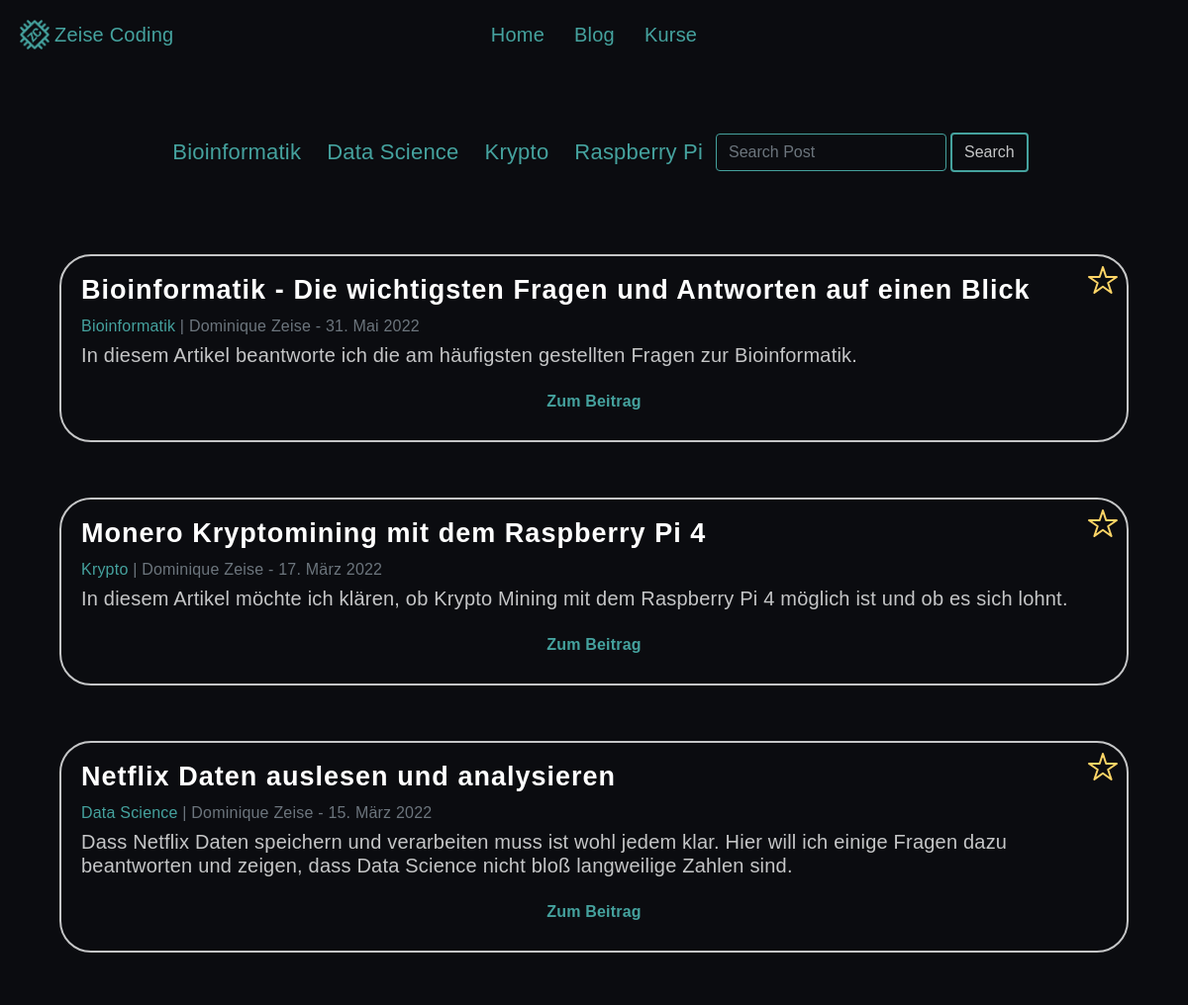
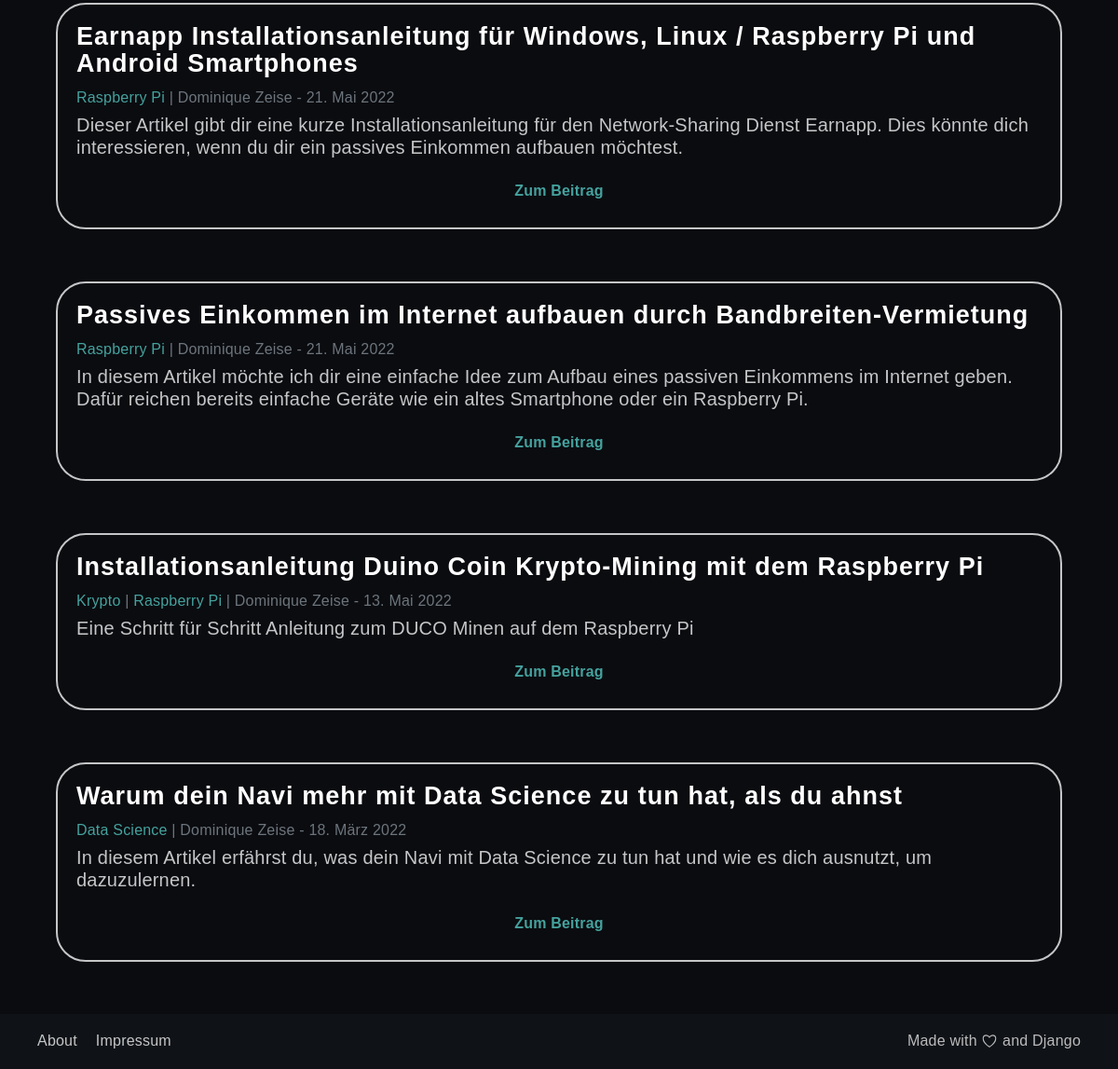
Screenshot of /blog/ with the database file from the repository (2 pictures, top to bottom).
### blog/models.py (models this page shows, shortened)
class Category(models.Model):
    name = models.CharField(max_length=200, unique=True)
    class Meta:
        ordering = ['name']
    def __str__(self):
        return self.name

class Post(models.Model):
    title = models.CharField(max_length=200, unique=True)
    slug = models.SlugField(max_length=200, unique=True)
    author = models.ForeignKey(User, on_delete=models.CASCADE, related_name='author')
    updated_on = models.DateTimeField(auto_now=True)
    categories = models.ManyToManyField(Category, related_name="posts")
    header_image=models.ImageField(blank=True, null=True, upload_to="images/")
    content = RichTextUploadingField(blank=True, null=True)
    created_on = models.DateTimeField(auto_now_add=True)
    status = models.IntegerField(choices=STATUS, default=0)
    likes = models.ManyToManyField(User, default=None, blank=True, related_name='likes')
    snippet = models.CharField(max_length=200)
    pin = models.BooleanField(default=False)
    class Meta:
        ordering = ['-created_on']

### blog/views.py (the view)
# urls.py: path('', views.PostList.as_view(), name='blog-home'),
class PostList(ListView):
    queryset = Post.objects.filter(status=1, pin=False).order_by('-created_on')
    template_name = 'blog_home.html'
    def get_context_data(self, *args, **kwargs):
        categories_menu = Category.objects.all()
        pinned_posts = Post.objects.filter(pin=True)
        context = super(PostList, self).get_context_data(*args, **kwargs)
        context['categories_menu'] = categories_menu
        context['pinned_posts'] = pinned_posts
        return context

### blog/templates/blog_home.html (shortened to what this page needs)
{% extends "base.html" %}
{% load static %}
{% block extrahead %}
<link rel="stylesheet" href="{% static "css/blog.css" %}">
{% endblock %}
{% block content %}
<div class="container">
    {% if categories_menu %}
    <div class="flex-container wrap center btn-group-wrap" role="group" aria-label="Basic example" style="margin-bottom: 5rem">
        {% for item in categories_menu %}
        <a href="{% url 'category' item|slugify %}" class="btn-blog-category btn">{{ item|title }}</a>
        {% endfor %}
        <div class="input-groupcenter">
            <form class="form-inline my-2 my-lg-0" method="POST" action="{% url 'search-post' %}">
                <input class=" form-control mr-sm-1 search-input" type="search" placeholder="Search Post" aria-label="Search" name="post-search-input">
                <button class="btn btn-search" type="submit">Search</button>
            </form>
        </div>
    </div>
    {% endif %}
    <div class="col">
        <div class="flex-container wrap center" style="width: 100%;">
            {% for post in pinned_posts %}
            <div class="card mb-4 border-card post-card" style="margin-bottom: 3.5rem !important">
                <div class="card-body">
                    <div>
                        <ion-icon name="star-outline" id="star-icon"></ion-icon>
                    </div>
                    <h2 class="card-title">{{ post.title }}</h2>
                    <p class="card-text text-muted h6">
                        {% for category in post.categories.all %}
                            <a href="{% url 'category' category|slugify %}"> {{ category|title }}</a> |
                        {% endfor %}
                        {{ post.author.first_name|title }} {{ post.author.last_name|title }} - {{ post.created_on.date}}
                    </p>
                    <p class="card-text">{{ post.snippet|safe }}</p>
                    <a href="{% url 'post-detail' post.slug  %}" class="read-more-btn btn" style="text-align:center;display:block;">Zum Beitrag</a>
                </div>
            </div>
            {% endfor %}
        </div>
    </div>
    <div class="col">
        <div class="flex-container wrap center" style="width: 100%;">
            {% for post in post_list %}
            <div class="card mb-4 border-card post-card" style="margin-bottom: 3.5rem !important">
                <div class="card-body">
                    <h2 class="card-title">{{ post.title }}</h2>
                    <p class="card-text text-muted h6">
                        {% for category in post.categories.all %}
                            <a href="{% url 'category' category|slugify %}"> {{ category|title }}</a> |
                        {% endfor %}
                        {{ post.author.first_name|title }} {{ post.author.last_name|title }} - {{ post.created_on.date}}
                    </p>
                    <p class="card-text">{{ post.snippet|safe }}</p>
                    <a href="{% url 'post-detail' post.slug  %}" class="read-more-btn btn" style="text-align:center;display:block;">Zum Beitrag</a>
                </div>
            </div>
            {% endfor %}
        </div>
    </div>
</div>
{%endblock%}

### templates/base.html (shortened to what this page needs)
<!DOCTYPE html>
{% load static %}
<link rel="stylesheet" href="{% static 'css/base.css' %}">
<html lang="de">
    <head>
        <link rel="stylesheet" href="https://maxcdn.bootstrapcdn.com/bootstrap/4.0.0/css/bootstrap.min.css"
 />
        <link rel="stylesheet" type="text/css" href="{% static 'css/base.css' %}">
        {% block extrahead %}{% endblock %}
    </head>
    <body>
        {% include "./navbar.html" %}
        <main class="page-content" style="margin-top:5%" role="main">
            {% block content %}{% endblock content %}
        </main>
        {% include "./footer.html" %}
    </body>
</html>

### templates/navbar.html (shortened to what this page needs)
{% load static %}
{% block extrahead %}
<link rel="stylesheet" href="{% static 'css/navbar.css' %}">
{% endblock %}
<nav>
    <div id="navbar-left">
        <a id="brand" href="/" id="navbar-brand">
            <img src="{% static 'logo/Logo_ZC_final_blau_ohne.png' %}" width="30" height="30" class="d-inline-block align-top" alt="Zeise Coding Logo">
            <span>Zeise Coding</span>
        </a>
    </div>
    <div id="navbar-center">
        <a href="/">Home</a>
        <a href="{% url 'blog-home' %}">Blog</a>
        <a href="/">Kurse</a>
    </div>
</nav>

### templates/footer.html (shortened to what this page needs)
{% load static %}
{% block extrahead %}
<link rel="stylesheet" href="{% static 'css/footer.css' %}">
{% endblock %}
    <footer>
      <section class="ft-legal">
        <ul class="ft-legal-list">
            <li><a href="/about">About</a></li>
          <li><a href="/impressum">Impressum</a></li>
          <li style="display: flex; align-items: center">Made with&nbsp<ion-icon size="small" name="heart-outline"></ion-icon>&nbspand Django</li>
        </ul>
      </section>
    </footer>

### static/css/base.css (style rules this page uses)
:root { --black-color: #0B0C10; --dark-gray-color: #1F2833; --gray-color: #C5C6C7; --dark-blue-color: #2C5EB3; --gray-turquoise-color: #45A29E; --light-turquoise-color: #66FCF1; --orange-color: #fc8966; --yellow-color: #fcd466; --violett-color: #6670fc; --light-green-color: #6bfc66; --neon-green-color: #00FE0C; --page-color: var(--dark-gray-color); --btn-bg-color: var(--page-color); --scrollbar-bg-color: var(--dark-gray-color); --thumb-bg-color: var(--page-color); --serif-fonts: "Times New Roman", serif; --sans-serif-fonts: "Roboto-Light", Arial, sans-serif; --h1-size: 2.75rem; --h2-size: 1.688rem; --h3-size: 1.375rem; --text-size: 1.25rem; ; --header-height: 7.25em; }
* { margin: 0; padding: 0; box-sizing: border-box; }
html { position: relative; height: 100%; font-size:100%; }
body { min-height: 100vh; }
body { display: flex; flex-direction: column; background: var(--black-color); font-family: var(--sans-serif-fonts); font-size: var(--text-size); font-style: normal; font-weight: 500; line-height: 1.5rem; letter-spacing: 0.013rem; color: var(--gray-color); scroll-behavior: smooth; scrollbar-width: thin; scrollbar-color: var(--thumb-bg-color) var(--scrollbar-bg-color); }
@media only screen and (min-width: 1200px) { .page-content { display: flex; align-items: center; width: 40%; margin: auto; flex-direction: column; justify-content: flex-start; } }
@media only screen and (max-width: 1200px) { .page-content { display: flex; align-items: center; width: 100%; margin: auto; flex-direction: column; justify-content: flex-start; } }
h1, h2, h3 { color:white; letter-spacing: 0.063rem; font-family: "Roboto-Black", Arial, sans-serif; font-weight: bold; overflow-wrap: break-word; }
h2, h3 { word-spacing: 0.01rem; line-height: 1.8rem; }
h2 { font-size: var(--h2-size); }
a { color: var(--gray-turquoise-color); }
.flex-container { padding: 0; margin: 0; list-style: none; -ms-box-orient: horizontal; display: -webkit-box; display: -moz-box; display: -ms-flexbox; display: -moz-flex; display: -webkit-flex; display: flex; }
.wrap { -webkit-flex-wrap: wrap; flex-wrap: wrap; }
.center { display: flex; justify-content: center; }
ion-icon { font-size: 2rem; }
.read-more-btn { color: var(--gray-turquoise-color); font-weight: bold; }
.card { background-color: transparent; background-repeat: no-repeat; }
.border-card { border: 0.125rem solid; border-color: var(--gray-color); border-radius: 2rem; object-fit:cover; }

### static/css/blog.css (style rules this page uses)
#star-icon { color: var(--yellow-color); font-size: 2rem; position: absolute; top: 0.5rem; right: 0.5rem; }
.btn-group-wrap { align-items: center; justify-content: center; }
.btn-blog-category { color: var(--gray-turquoise-color); font-size: var(--h3-size); }
.btn-search { border: 2px solid; border-color: var(--gray-turquoise-color); background-color: transparent; background-repeat: no-repeat; color: var(--gray-color) !important; }
.search-input { background-color: transparent; background-repeat: no-repeat; }
input.search-input { background-color: transparent !important; background-repeat: no-repeat !important; color: var(--gray-color) !important; border-color: var(--gray-turquoise-color) !important; }
.post-card { width: 100%; }

### static/css/navbar.css (style rules this page uses)
nav { position: relative; background-color: transparent; overflow: hidden; width: 100%; display: flex; flex-wrap: wrap; justify-content: space-between; align-items: center; align-content: space-between; padding: 20px; }
#navbar-left { flex: 1; }
#brand { display: flex; justify-content: flex-start; align-items: center; column-gap: 5px; }
#navbar-center { display: flex; flex-wrap: wrap; justify-content: center; align-items: center; align-content: space-between; gap: 10px 30px; flex: 1; }

### static/css/footer.css (style rules this page uses)
ul { list-style: none; padding-left: 0; }
footer { background-color: rgba(31, 40, 51, 0.2); color: #bbb; line-height: 1.5; }
footer a { text-decoration: none; color: #C5C6C7; }
.container { flex: 1; }
form { display: flex; flex-wrap: wrap; }
.ft-legal { padding-top: 0.9375rem; padding-left: 1.875rem; padding-right: 1.875rem; font-size: 1rem; }
.ft-legal-list { width: 100%; display: flex; flex-wrap: wrap; }
.ft-legal-list li { margin: 0.125rem 0.625rem; white-space: nowrap; }
.ft-legal-list li:nth-last-child(2) { flex: 1; }

### rows the page displays
Category: name "Bioinformatik"
Category: name "Data Science"
Category: name "Krypto"
Category: name "Raspberry Pi"
Post: title "Bioinformatik - Die wichtigsten Fragen und Antworten auf einen Blick", author.first_name "Dominique", author.last_name "Zeise", created_on "31. Mai 2022", snippet "In diesem Artikel beantworte ich die am häufigsten gestellten Fragen zur Bioinformatik."
Post: title "Monero Kryptomining mit dem Raspberry Pi 4", author.first_name "Dominique", author.last_name "Zeise", created_on "17. März 2022", snippet "In diesem Artikel möchte ich klären, ob Krypto Mining mit dem Raspberry Pi 4 möglich ist und ob es sich lohnt."
Post: title "Netflix Daten auslesen und analysieren", author.first_name "Dominique", author.last_name "Zeise", created_on "15. März 2022", snippet "Dass Netflix Daten speichern und verarbeiten muss ist wohl jedem klar. Hier will ich einige Fragen dazu beantworten und zeigen, dass Data Science nicht bloß langweilige Zahlen sind."
Post: title "Earnapp Installationsanleitung für Windows, Linux / Raspberry Pi und Android Smartphones", author.first_name "Dominique", author.last_name "Zeise", created_on "21. Mai 2022", snippet "Dieser Artikel gibt dir eine kurze Installationsanleitung für den Network-Sharing Dienst Earnapp. Dies könnte dich interessieren, wenn du dir ein passives Einkommen aufbauen möchtest."
Post: title "Passives Einkommen im Internet aufbauen durch Bandbreiten-Vermietung", author.first_name "Dominique", author.last_name "Zeise", created_on "21. Mai 2022", snippet "In diesem Artikel möchte ich dir eine einfache Idee zum Aufbau eines passiven Einkommens im Internet geben. Dafür reichen bereits einfache Geräte wie ein altes Smartphone oder ein Raspberry Pi."
Post: title "Installationsanleitung Duino Coin Krypto-Mining mit dem Raspberry Pi", author.first_name "Dominique", author.last_name "Zeise", created_on "13. Mai 2022", snippet "Eine Schritt für Schritt Anleitung zum DUCO Minen auf dem Raspberry Pi"
Post: title "Warum dein Navi mehr mit Data Science zu tun hat, als du ahnst", author.first_name "Dominique", author.last_name "Zeise", created_on "18. März 2022", snippet "In diesem Artikel erfährst du, was dein Navi mit Data Science zu tun hat und wie es dich ausnutzt, um dazuzulernen."
